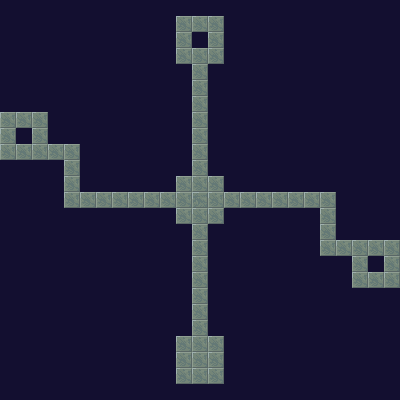

A level layout from a 2D game, rendered from its tile map. Below: a short description, then the map file with tile-grid data replaced by summaries:
An orthogonal 25x25 tile map with 16x16 px tiles, 1 tile layer (Tile Layer 1), 2 tilesets and 114 objects (106x blocker, 3x start point, 2x treasurechest, dungeon, dungeon3, ...).

<map version="1.0" orientation="orthogonal" width="25" height="25" tilewidth="16" tileheight="16" backgroundcolor="#130f30">
 <tileset firstgid="1" name="tileset2" tilewidth="16" tileheight="16">
  <image source="../graphics/tileset2.png" width="160" height="180" />
 </tileset>
 <tileset firstgid="111" name="tileset3" tilewidth="16" tileheight="16">
  <image source="../graphics/tileset3.png" width="176" height="192" />
 </tileset>
 <layer name="Tile Layer 1" width="25" height="25">
  <data>[625 cells, 78 non-empty, 2 distinct tile ids]</data>
 </layer>
 <objectgroup name="Object Layer 1" width="25" height="25">
  <object name="portal" type="dungeon" gid="89" x="368" y="272" />
  <object name="start point" gid="73" x="368" y="288">
   <properties>
    <property name="direction" value="down" />
    <property name="state" value="dungeon" />
   </properties>
  </object>
  <object name="portal" type="dungeon3" gid="89" x="16" y="144" />
  <object name="blocker" gid="70" x="336" y="208" />
  <object name="blocker" gid="70" x="272" y="192" />
  <object name="blocker" gid="70" x="336" y="240" />
  <object name="blocker" gid="70" x="352" y="240" />
  <object name="blocker" gid="70" x="320" y="192" />
  <object name="blocker" gid="70" x="288" y="192" />
  <object name="blocker" gid="70" x="256" y="192" />
  <object name="blocker" gid="70" x="240" y="192" />
  <object name="blocker" gid="70" x="224" y="192" />
  <object name="blocker" gid="70" x="336" y="224" />
  <object name="blocker" gid="70" x="304" y="192" />
  <object name="blocker" gid="70" x="384" y="240" />
  <object name="blocker" gid="70" x="368" y="240" />
  <object name="blocker" gid="70" x="384" y="304" />
  <object name="blocker" gid="70" x="368" y="304" />
  <object name="blocker" gid="70" x="352" y="304" />
  <object name="blocker" gid="70" x="336" y="288" />
  <object name="blocker" gid="70" x="336" y="272" />
  <object name="blocker" gid="70" x="320" y="272" />
  <object name="blocker" gid="70" x="304" y="256" />
  <object name="blocker" gid="70" x="304" y="240" />
  <object name="blocker" gid="70" x="304" y="224" />
  <object name="blocker" gid="70" x="288" y="224" />
  <object name="blocker" gid="70" x="272" y="224" />
  <object name="blocker" gid="70" x="256" y="224" />
  <object name="blocker" gid="70" x="240" y="224" />
  <object name="blocker" gid="70" x="224" y="224" />
  <object name="blocker" gid="70" x="208" y="240" />
  <object name="blocker" gid="70" x="208" y="256" />
  <object name="blocker" gid="70" x="208" y="272" />
  <object name="blocker" gid="70" x="208" y="288" />
  <object name="blocker" gid="70" x="208" y="304" />
  <object name="blocker" gid="70" x="208" y="320" />
  <object name="blocker" gid="70" x="208" y="336" />
  <object name="blocker" gid="70" x="224" y="352" />
  <object name="blocker" gid="70" x="224" y="368" />
  <object name="blocker" gid="70" x="224" y="384" />
  <object name="blocker" gid="70" x="208" y="400" />
  <object name="blocker" gid="70" x="192" y="400" />
  <object name="blocker" gid="70" x="176" y="400" />
  <object name="blocker" gid="70" x="160" y="384" />
  <object name="blocker" gid="70" x="160" y="368" />
  <object name="blocker" gid="70" x="160" y="352" />
  <object name="blocker" gid="70" x="176" y="336" />
  <object name="blocker" gid="70" x="176" y="320" />
  <object name="blocker" gid="70" x="176" y="304" />
  <object name="blocker" gid="70" x="176" y="288" />
  <object name="blocker" gid="70" x="176" y="256" />
  <object name="blocker" gid="70" x="176" y="272" />
  <object name="blocker" gid="70" x="176" y="240" />
  <object name="blocker" gid="70" x="160" y="224" />
  <object name="blocker" gid="70" x="144" y="224" />
  <object name="blocker" gid="70" x="128" y="224" />
  <object name="blocker" gid="70" x="112" y="224" />
  <object name="blocker" gid="70" x="96" y="224" />
  <object name="blocker" gid="70" x="80" y="224" />
  <object name="blocker" gid="70" x="64" y="224" />
  <object name="blocker" gid="70" x="48" y="208" />
  <object name="blocker" gid="70" x="48" y="192" />
  <object name="blocker" gid="70" x="48" y="176" />
  <object name="blocker" gid="70" x="32" y="176" />
  <object name="blocker" gid="70" x="16" y="176" />
  <object name="blocker" gid="70" x="0" y="176" />
  <object name="blocker" gid="70" x="-16" y="160" />
  <object name="blocker" gid="70" x="-16" y="144" />
  <object name="blocker" gid="70" x="-16" y="128" />
  <object name="blocker" gid="70" x="16" y="112" />
  <object name="blocker" gid="70" x="0" y="112" />
  <object name="blocker" gid="70" x="32" y="112" />
  <object name="blocker" gid="70" x="48" y="128" />
  <object name="blocker" gid="70" x="48" y="144" />
  <object name="blocker" gid="70" x="64" y="144" />
  <object name="blocker" gid="70" x="80" y="160" />
  <object name="blocker" gid="70" x="80" y="176" />
  <object name="blocker" gid="70" x="80" y="192" />
  <object name="blocker" gid="70" x="96" y="192" />
  <object name="blocker" gid="70" x="112" y="192" />
  <object name="blocker" gid="70" x="128" y="192" />
  <object name="blocker" gid="70" x="144" y="192" />
  <object name="blocker" gid="70" x="160" y="192" />
  <object name="blocker" gid="70" x="176" y="160" />
  <object name="blocker" gid="70" x="176" y="176" />
  <object name="blocker" gid="70" x="176" y="144" />
  <object name="blocker" gid="70" x="176" y="128" />
  <object name="blocker" gid="70" x="176" y="112" />
  <object name="blocker" gid="70" x="176" y="96" />
  <object name="blocker" gid="70" x="176" y="80" />
  <object name="blocker" gid="70" x="160" y="64" />
  <object name="blocker" gid="70" x="160" y="48" />
  <object name="blocker" gid="70" x="160" y="32" />
  <object name="blocker" gid="70" x="176" y="16" />
  <object name="blocker" gid="70" x="192" y="16" />
  <object name="blocker" gid="70" x="208" y="16" />
  <object name="blocker" gid="70" x="224" y="32" />
  <object name="blocker" gid="70" x="224" y="48" />
  <object name="blocker" gid="70" x="224" y="64" />
  <object name="blocker" gid="70" x="208" y="80" />
  <object name="blocker" gid="70" x="208" y="96" />
  <object name="blocker" gid="70" x="208" y="112" />
  <object name="blocker" gid="70" x="208" y="128" />
  <object name="blocker" gid="70" x="208" y="144" />
  <object name="blocker" gid="70" x="208" y="160" />
  <object name="blocker" gid="70" x="208" y="176" />
  <object name="blocker" gid="70" x="400" y="256" />
  <object name="blocker" gid="70" x="400" y="272" />
  <object name="blocker" gid="70" x="400" y="288" />
  <object name="start point" gid="73" x="16" y="160">
   <properties>
    <property name="direction" value="down" />
    <property name="state" value="dungeon3" />
   </properties>
  </object>
  <object name="portal" type="dungeon2" gid="89" x="192" y="48" />
  <object name="start point" gid="73" x="192" y="64">
   <properties>
    <property name="direction" value="down" />
    <property name="state" value="dungeon2" />
   </properties>
  </object>
  <object name="sprite" type="treasurechest" gid="51" x="192" y="208">
   <properties>
    <property name="dialogue length" value="1" />
    <property name="dialogue0" value="You found an Ether Potion." />
    <property name="id" value="4" />
    <property name="item" value="Ether Potion" />
   </properties>
  </object>
  <object name="sprite" type="treasurechest" gid="51" x="192" y="368">
   <properties>
    <property name="dialogue length" value="1" />
    <property name="dialogue0" value="You found a Healing Potion" />
    <property name="id" value="5" />
    <property name="item" value="Healing Potion" />
   </properties>
  </object>
 </objectgroup>
</map>